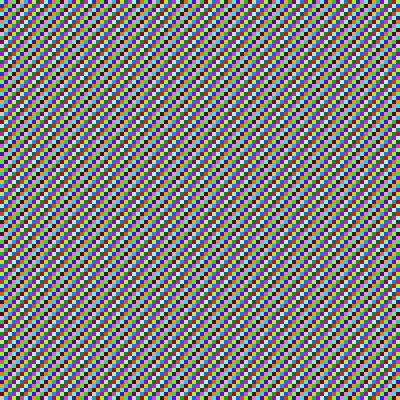
Frame 1 (no input)
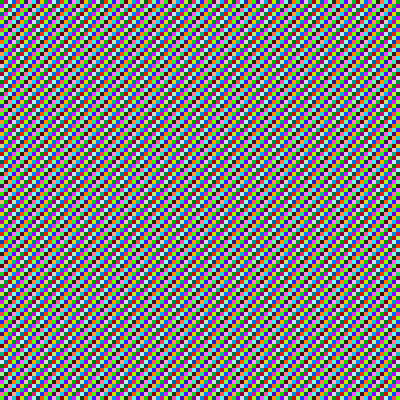
Frame 60 (no input)
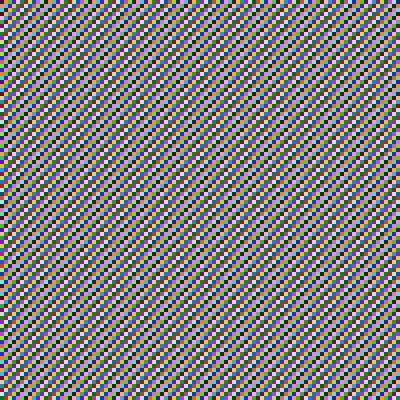
Frame 120 (the mouse pressed at the canvas centre since frame 60)

The p5.js sketch that drew these frames (run headless with seeded random() and noise() and a simulated clock; from frame 60 on, the mouse is pressed at the canvas centre):

// p5.js sketch
// ── sketch.js

function setup() {

  createCanvas(400, 400);
  //rectMode( CENTER );

}

function draw() {

  background( 0 );

  let time = millis() * 0.005;

  for ( let x = 0; x < width; x += 4 ) {

    for ( let y = 0; y < height; y += 4 ) {

      let i = x + y * width;
      let r = 127 + 127 * sin( ( time + i ) % TWO_PI );
      let g = 127 + 127 * cos( ( time + i ) % TWO_PI );
      let b = 127 + 127 * sin( ( time + i * 0.3 ) % TWO_PI );
      let col = color( r, g, b );

      noStroke();
      fill( col );
      rect( x, y, 8, 8)

    }

  }

}
